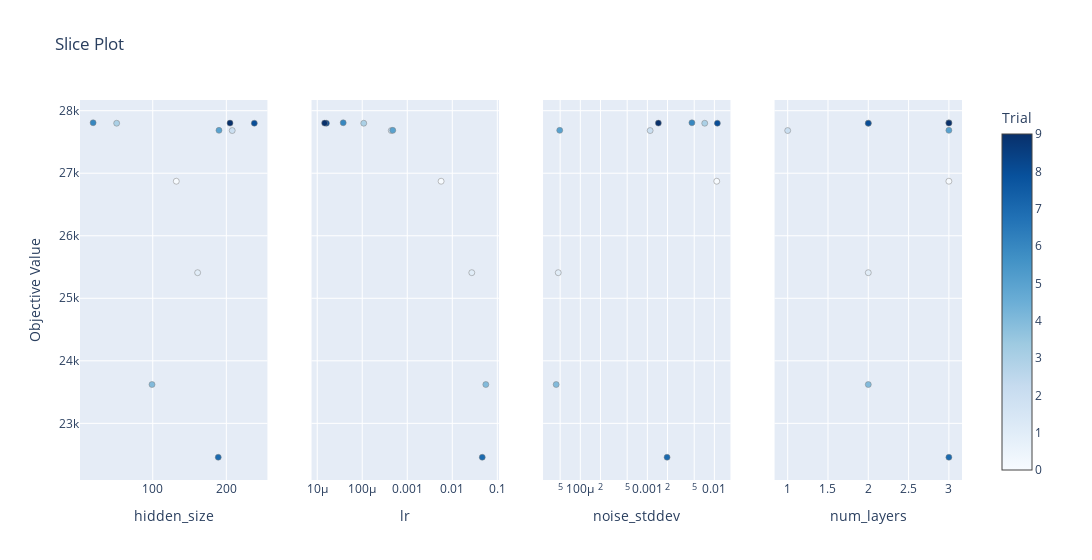

Source (notebook cell):
### Code cell
# Plot the slice plot (useful for high-dimensional spaces)
optuna.visualization.plot_slice(study)

### Figure 1 — Plotly figure (JSON) as saved in the notebook; plotly's stock layout.template omitted (floating-point values rounded to 4 significant figures)
{"data": [{"marker": {"color": [0, 1, 2, 3, 4, 5, 6, 7, 8, 9], "colorbar": {"title": {"text": "Trial"}, "x": 1, "xpad": 40}, "colorscale": [[0, "rgb(247,251,255)"], [0.125, "rgb(222,235,247)"], [0.25, "rgb(198,219,239)"], [0.375, "rgb(158,202,225)"], [0.5, "rgb(107,174,214)"], [0.625, "rgb(66,146,198)"], [0.75, "rgb(33,113,181)"], [0.875, "rgb(8,81,156)"], [1, "rgb(8,48,107)"]], "line": {"color": "Grey", "width": 0.5}, "showscale": true}, "mode": "markers", "showlegend": false, "type": "scatter", "x": [132, 161, 208, 51, 99, 190, 19, 189, 238, 205], "xaxis": "x", "y": [26870.0, 25410.0, 27680.0, 27800.0, 23620.0, 27690.0, 27810.0, 22460.0, 27800.0, 27800.0], "yaxis": "y"}, {"marker": {"color": [0, 1, 2, 3, 4, 5, 6, 7, 8, 9], "colorbar": {"title": {"text": "Trial"}, "x": 1, "xpad": 40}, "colorscale": [[0, "rgb(247,251,255)"], [0.125, "rgb(222,235,247)"], [0.25, "rgb(198,219,239)"], [0.375, "rgb(158,202,225)"], [0.5, "rgb(107,174,214)"], [0.625, "rgb(66,146,198)"], [0.75, "rgb(33,113,181)"], [0.875, "rgb(8,81,156)"], [1, "rgb(8,48,107)"]], "line": {"color": "Grey", "width": 0.5}, "showscale": false}, "mode": "markers", "showlegend": false, "type": "scatter", "x": [0.005641, 0.0271, 0.00044, 0.000108, 0.05556, 0.0004764, 3.776e-05, 0.04627, 1.598e-05, 1.462e-05], "xaxis": "x2", "y": [26870.0, 25410.0, 27680.0, 27800.0, 23620.0, 27690.0, 27810.0, 22460.0, 27800.0, 27800.0], "yaxis": "y2"}, {"marker": {"color": [0, 1, 2, 3, 4, 5, 6, 7, 8, 9], "colorbar": {"title": {"text": "Trial"}, "x": 1, "xpad": 40}, "colorscale": [[0, "rgb(247,251,255)"], [0.125, "rgb(222,235,247)"], [0.25, "rgb(198,219,239)"], [0.375, "rgb(158,202,225)"], [0.5, "rgb(107,174,214)"], [0.625, "rgb(66,146,198)"], [0.75, "rgb(33,113,181)"], [0.875, "rgb(8,81,156)"], [1, "rgb(8,48,107)"]], "line": {"color": "Grey", "width": 0.5}, "showscale": false}, "mode": "markers", "showlegend": false, "type": "scatter", "x": [0.01084, 4.684e-05, 0.0011, 0.007174, 4.362e-05, 4.928e-05, 0.004622, 0.001968, 0.01107, 0.001459], "xaxis": "x3", "y": [26870.0, 25410.0, 27680.0, 27800.0, 23620.0, 27690.0, 27810.0, 22460.0, 27800.0, 27800.0], "yaxis": "y3"}, {"marker": {"color": [0, 1, 2, 3, 4, 5, 6, 7, 8, 9], "colorbar": {"title": {"text": "Trial"}, "x": 1, "xpad": 40}, "colorscale": [[0, "rgb(247,251,255)"], [0.125, "rgb(222,235,247)"], [0.25, "rgb(198,219,239)"], [0.375, "rgb(158,202,225)"], [0.5, "rgb(107,174,214)"], [0.625, "rgb(66,146,198)"], [0.75, "rgb(33,113,181)"], [0.875, "rgb(8,81,156)"], [1, "rgb(8,48,107)"]], "line": {"color": "Grey", "width": 0.5}, "showscale": false}, "mode": "markers", "showlegend": false, "type": "scatter", "x": [3, 2, 1, 2, 2, 3, 3, 3, 2, 3], "xaxis": "x4", "y": [26870.0, 25410.0, 27680.0, 27800.0, 23620.0, 27690.0, 27810.0, 22460.0, 27800.0, 27800.0], "yaxis": "y4"}], "layout": {"title": {"text": "Slice Plot"}, "width": 1200, "xaxis": {"anchor": "y", "domain": [0, 0.2125], "title": {"text": "hidden_size"}}, "xaxis2": {"anchor": "y2", "domain": [0.2625, 0.475], "title": {"text": "lr"}, "type": "log"}, "xaxis3": {"anchor": "y3", "domain": [0.525, 0.7375], "title": {"text": "noise_stddev"}, "type": "log"}, "xaxis4": {"anchor": "y4", "domain": [0.7875, 1], "title": {"text": "num_layers"}}, "yaxis": {"anchor": "x", "domain": [0, 1], "title": {"text": "Objective Value"}}, "yaxis2": {"anchor": "x2", "domain": [0, 1], "matches": "y", "showticklabels": false}, "yaxis3": {"anchor": "x3", "domain": [0, 1], "matches": "y", "showticklabels": false}, "yaxis4": {"anchor": "x4", "domain": [0, 1], "matches": "y", "showticklabels": false}}}
